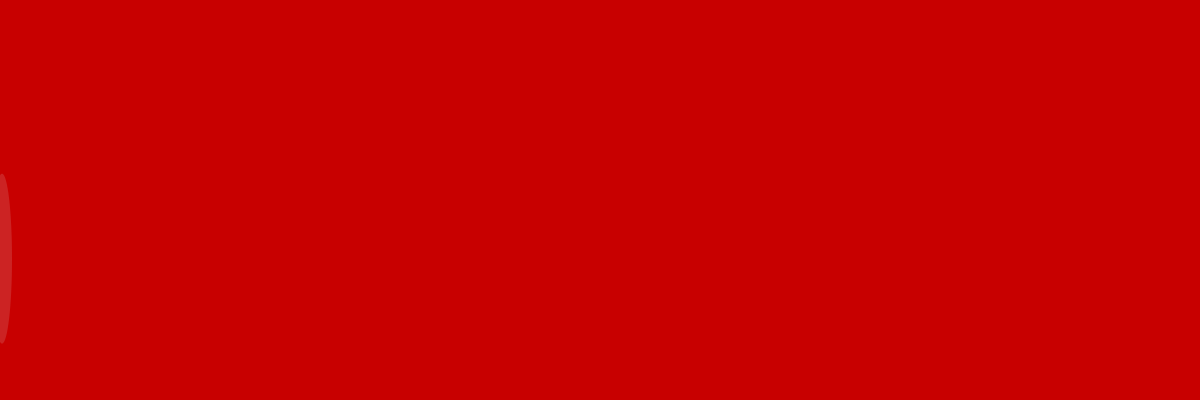
Frame 1 (no input)
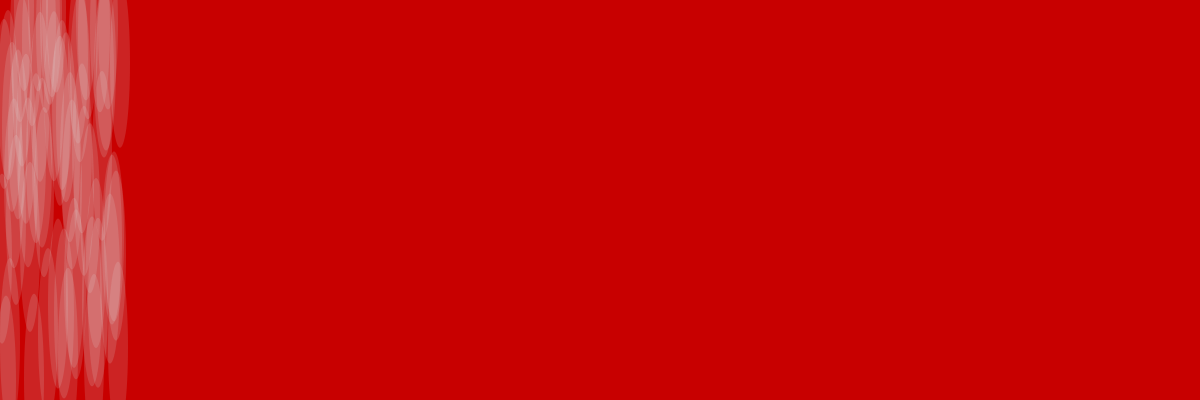
Frame 60 (the mouse pressed at the canvas centre just before this capture)
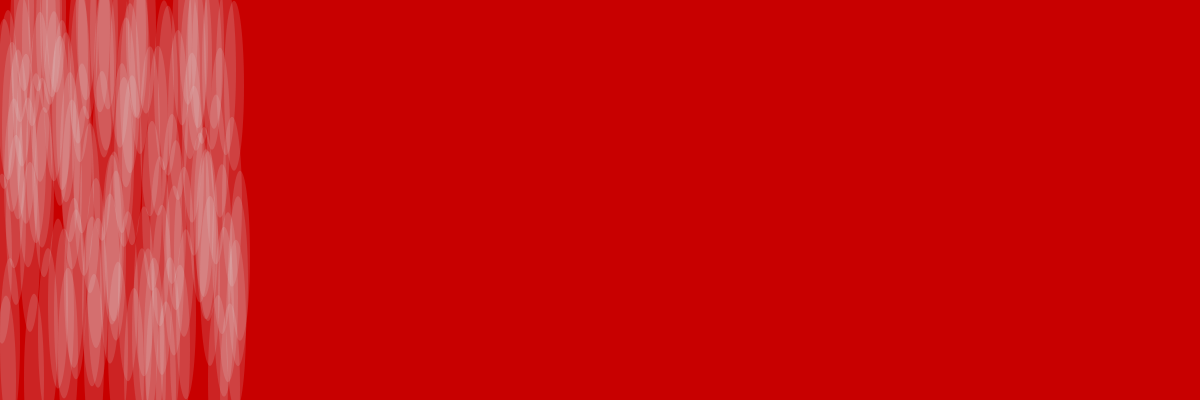
Frame 120 (the mouse held since frame 60 and released just before this capture)

The Processing sketch that drew these frames (run headless with seeded random() and noise(); from frame 60 on, the mouse is pressed at the canvas centre):

// Processing sketch: processing_63803
// ── processing_63803.pde


float x = 0;
float geschwindigkeit = 2;
  
  
void setup() {
  size(1200,400);
  smooth();
  background(200,0,0);
}


void draw() {
  x = x + geschwindigkeit;
  if(x > width || x < 0) {
    geschwindigkeit = geschwindigkeit * -1;
  }


  // Display circle at x location
  noStroke();
  fill(222,222,222,40);
  ellipse(x,random(height),20,170);
  
}
